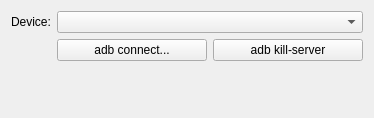
<?xml version="1.0" encoding="UTF-8"?>
<ui version="4.0">
 <class>DGLAndroidSelectDev</class>
 <widget class="QWidget" name="DGLAndroidSelectDev">
  <property name="geometry">
   <rect>
    <x>0</x>
    <y>0</y>
    <width>374</width>
    <height>118</height>
   </rect>
  </property>
  <property name="windowTitle">
   <string/>
  </property>
  <layout class="QFormLayout" name="formLayout">
   <item row="0" column="0">
    <widget class="QLabel" name="label">
     <property name="text">
      <string>Device:</string>
     </property>
    </widget>
   </item>
   <item row="0" column="1">
    <widget class="QComboBox" name="comboBox">
     <property name="editable">
      <bool>false</bool>
     </property>
    </widget>
   </item>
   <item row="4" column="1">
    <layout class="QHBoxLayout" name="horizontalLayout">
     <item>
      <widget class="QPushButton" name="pushButton">
       <property name="text">
        <string>adb connect...</string>
       </property>
      </widget>
     </item>
     <item>
      <widget class="QPushButton" name="pushButton_2">
       <property name="text">
        <string>adb kill-server</string>
       </property>
      </widget>
     </item>
    </layout>
   </item>
  </layout>
 </widget>
 <resources/>
 <connections>
  <connection>
   <sender>comboBox</sender>
   <signal>currentIndexChanged(QString)</signal>
   <receiver>DGLAndroidSelectDev</receiver>
   <slot>selectDevice(QString)</slot>
   <hints>
    <hint type="sourcelabel">
     <x>76</x>
     <y>17</y>
    </hint>
    <hint type="destinationlabel">
     <x>136</x>
     <y>38</y>
    </hint>
   </hints>
  </connection>
  <connection>
   <sender>pushButton</sender>
   <signal>clicked()</signal>
   <receiver>DGLAndroidSelectDev</receiver>
   <slot>adbConnect()</slot>
   <hints>
    <hint type="sourcelabel">
     <x>63</x>
     <y>65</y>
    </hint>
    <hint type="destinationlabel">
     <x>139</x>
     <y>86</y>
    </hint>
   </hints>
  </connection>
  <connection>
   <sender>pushButton_2</sender>
   <signal>clicked()</signal>
   <receiver>DGLAndroidSelectDev</receiver>
   <slot>adbKillServer()</slot>
   <hints>
    <hint type="sourcelabel">
     <x>242</x>
     <y>61</y>
    </hint>
    <hint type="destinationlabel">
     <x>288</x>
     <y>88</y>
    </hint>
   </hints>
  </connection>
 </connections>
 <slots>
  <slot>selectDevice(QString)</slot>
  <slot>adbConnect()</slot>
  <slot>adbKillServer()</slot>
 </slots>
</ui>
